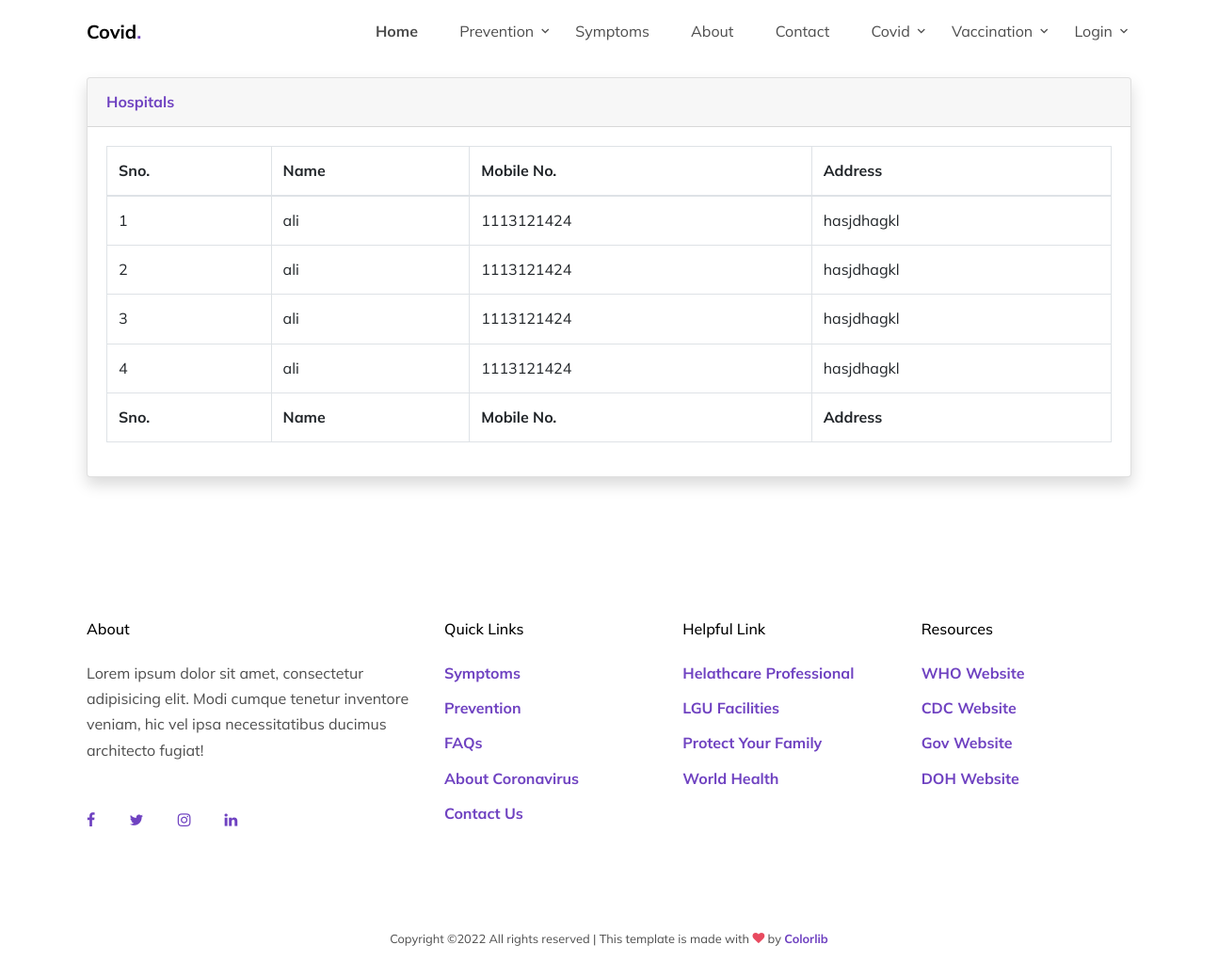
The page /hospital.php on the database as committed earlier.
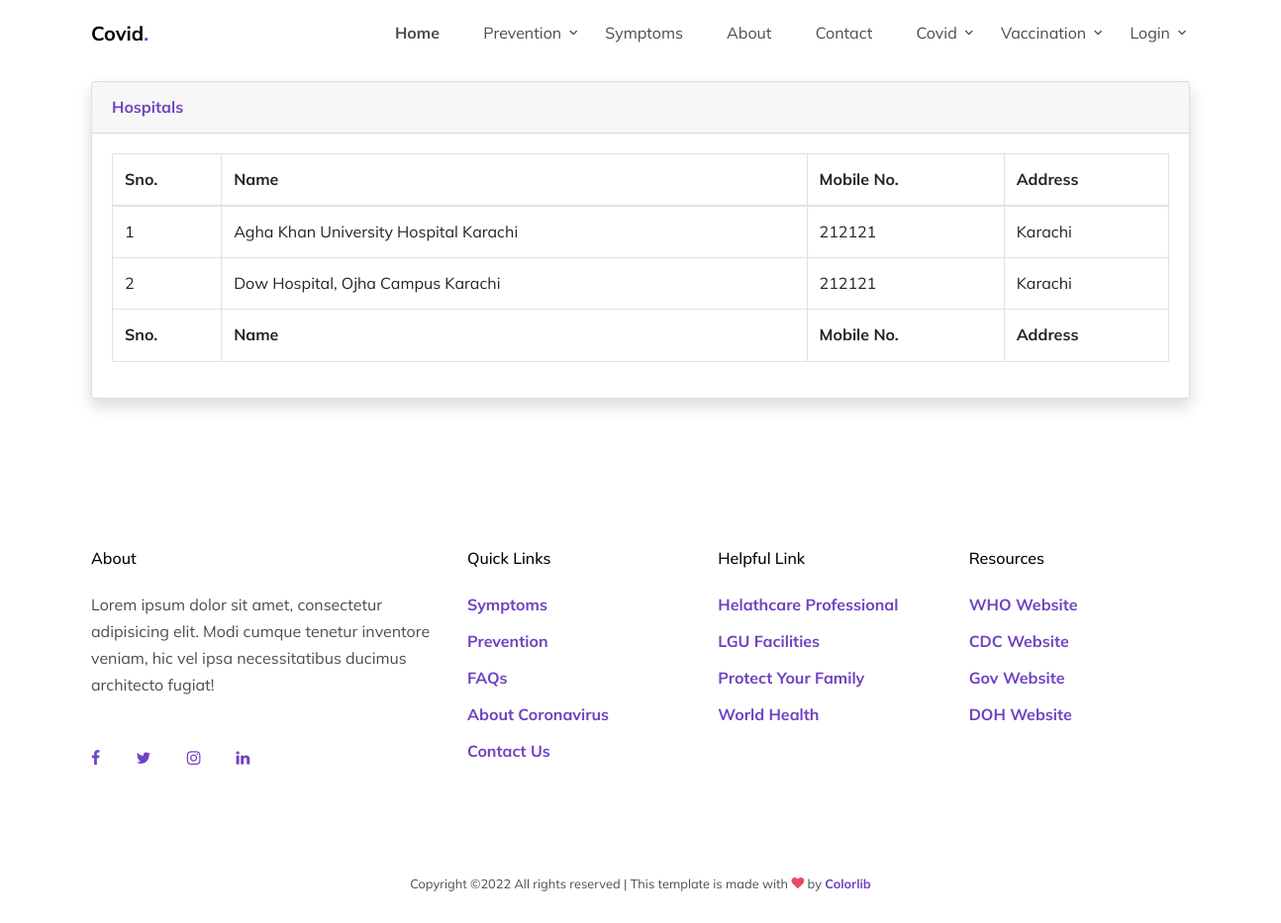
The same page on the database as committed later.
### tables this page shows
CREATE TABLE `hospital` (
  `hid` int(11) NOT NULL,
  `hname` varchar(100) NOT NULL,
  `hemail` varchar(20) NOT NULL,
  `hpassword` varchar(20) NOT NULL,
  `hphone` int(11) NOT NULL,
  `haddress` varchar(50) NOT NULL
);

### hospital.php (the view)
<?php include "header.php"; ?>
<br>
<br>
<br>
<div class="container">
    <div class="card shadow mb-4">
        <div class="card-header py-3">
            <h6 class="m-0 font-weight-bold text-primary">Hospitals</h6>
        </div>
        <div class="card-body">
            <div class="table-responsive">
                <table class="table table-bordered" id="dataTable" width="100%" cellspacing="0">
                    <thead>
                        <tr>
                            <th>Sno.</th>
                            <th>Name</th>
                            <th>Mobile No.</th>
                            <th>Address</th>
                        </tr>
                    </thead>
                    <tfoot>
                        <tr>
                            <th>Sno.</th>
                            <th>Name</th>
                            <th>Mobile No.</th>
                            <th>Address</th>
                        </tr>
                    </tfoot>
                    <tbody>
                        <?php
                        include "config.php";
                        $query = mysqli_query($conn, "SELECT * FROM `hospital`");
                        $cnt = 1;
                        while ($row = mysqli_fetch_array($query)) {
                        ?>
                            <tr>
                                <td>
                                    <?php echo $cnt++; ?>
                                </td>
                                <td>
                                    <?php echo $row['hname']; ?>
                                </td>
                                <td>
                                    <?php echo $row['hphone']; ?>
                                </td>
                                <td>
                                    <?php echo $row['haddress']; ?>
                                </td>
                            </tr>
                        <?php } ?>
                    </tbody>
                </table>
            </div>
        </div>
    </div>
</div>
<?php include "footer.php"; ?>

### header.php (shortened to what this page needs)
<!doctype html>
<html lang="en">
<head>
  <link rel="stylesheet" href="fonts/icomoon/style.css">
  <link rel="stylesheet" href="css/bootstrap.min.css">
  <link rel="stylesheet" href="css/jquery-ui.css">
  <link rel="stylesheet" href="css/owl.carousel.min.css">
  <link rel="stylesheet" href="css/owl.theme.default.min.css">
  <link rel="stylesheet" href="css/owl.theme.default.min.css">
  <link rel="stylesheet" href="css/jquery.fancybox.min.css">
  <link rel="stylesheet" href="css/bootstrap-datepicker.css">
  <link rel="stylesheet" href="fonts/flaticon/font/flaticon.css">
  <link rel="stylesheet" href="fonts/flaticon-covid/font/flaticon.css">
  <link rel="stylesheet" href="css/aos.css">
  <link rel="stylesheet" href="css/style.css">
</head>
<body data-spy="scroll" data-target=".site-navbar-target" data-offset="300">
  <div class="site-wrap">
    <header class="site-navbar light js-sticky-header site-navbar-target" role="banner">
      <div class="container">
        <div class="row align-items-center">
          <div class="col-6 col-xl-2">
            <div class="mb-0 site-logo"><a href="index.php" class="mb-0">Covid<span class="text-primary">.</span> </a>
            </div>
          </div>
          <div class="col-12 col-md-10 d-none d-xl-block">
            <nav class="site-navigation position-relative text-right" role="navigation">
              <ul class="site-menu main-menu js-clone-nav mr-auto d-none d-lg-block">
                <li class="active"><a href="index.php" class="nav-link">Home</a></li>
                <li class="has-children">
                  <a href="prevention.php" class="nav-link">Prevention</a>
                </li>
                <li><a href="symptoms.php" class="nav-link">Symptoms</a></li>
                <li><a href="about.php" class="nav-link">About</a></li>
                <li><a href="contact.php" class="nav-link">Contact</a></li>
                <li class="has-children">
                  <a href="" class="nav-link">Covid</a>
                </li>
                <li class="has-children">
                  <a href="" class="nav-link">Vaccination</a>
                </li>
                <?php
                if (!isset($_SESSION["id"])) {
                  echo
                    '<li class="has-children">
                  <a href="" class="nav-link">Login</a>
                  <ul class="dropdown">
                    <li><a href="login.php" class="nav-link">Login</a></li>
                    <li><a href="signup.php" class="nav-link">Signup</a></li>
                  </ul>
                </li>';
                }
                ?>
              </ul>
            </nav>
          </div>
        </div>
      </div>
    </header>

### footer.php (shortened to what this page needs)
<div class="site-footer">
      <div class="container">
        <div class="row">
          <div class="col-lg-4">
            <h2 class="footer-heading mb-4">About</h2>
            <p>Lorem ipsum dolor sit amet, consectetur adipisicing elit. Modi cumque tenetur inventore veniam, hic vel ipsa necessitatibus ducimus architecto fugiat!</p>
            <div class="my-5">
              <a href="#" class="pl-0 pr-3"><span class="icon-facebook"></span></a>
              <a href="#" class="pl-3 pr-3"><span class="icon-twitter"></span></a>
              <a href="#" class="pl-3 pr-3"><span class="icon-instagram"></span></a>
              <a href="#" class="pl-3 pr-3"><span class="icon-linkedin"></span></a>
            </div>
          </div>
          <div class="col-lg-8">
            <div class="row">
              <div class="col-lg-4">
                <h2 class="footer-heading mb-4">Quick Links</h2>
                <ul class="list-unstyled">
                  <li><a href="#">Symptoms</a></li>
                  <li><a href="#">Prevention</a></li>
                  <li><a href="#">FAQs</a></li>
                  <li><a href="#">About Coronavirus</a></li>
                  <li><a href="#">Contact Us</a></li>
                </ul>
              </div>
              <div class="col-lg-4">
                <h2 class="footer-heading mb-4">Helpful Link</h2>
                <ul class="list-unstyled">
                  <li><a href="#">Helathcare Professional</a></li>
                  <li><a href="#">LGU Facilities</a></li>
                  <li><a href="#">Protect Your Family</a></li>
                  <li><a href="#">World Health</a></li>
                </ul>
              </div>
              <div class="col-lg-4">
                <h2 class="footer-heading mb-4">Resources</h2>
                <ul class="list-unstyled">
                  <li><a href="#">WHO Website</a></li>
                  <li><a href="#">CDC Website</a></li>
                  <li><a href="#">Gov Website</a></li>
                  <li><a href="#">DOH Website</a></li>
                </ul>
              </div>
            </div>
          </div>
        </div>
        <div class="row text-center">
          <div class="col-md-12">
            <div class="border-top pt-5">
              <p class="copyright"><small>
                Copyright &copy;<script>document.write(new Date().getFullYear());</script> All rights reserved | This template is made with <i class="icon-heart text-danger" aria-hidden="true"></i> by <a href="https://colorlib.com" target="_blank" >Colorlib</a>
                </small></p>
              </div>
            </div>
          </div>
        </div>
      </div>
    </div>
</body>
</html>

### css/style.css (style rules this page uses)
html { overflow-x: hidden; }
body { line-height: 1.7; color: gray; font-weight: 400; font-size: 1rem; }
a { -webkit-transition: .3s all ease; -o-transition: .3s all ease; transition: .3s all ease; }
h1, h2, h3, h4, h5, .h1, .h2, .h3, .h4, .h5 { font-family: "Mulish", -apple-system, BlinkMacSystemFont, "Segoe UI", Roboto, "Helvetica Neue", Arial, "Noto Sans", sans-serif, "Apple Color Emoji", "Segoe UI Emoji", "Segoe UI Symbol", "Noto Color Emoji"; }
body:after { -webkit-transition: .3s all ease-in-out; -o-transition: .3s all ease-in-out; transition: .3s all ease-in-out; }
.site-footer { padding: 4em 0; }
@media (min-width: 768px) { .site-footer { padding: 8em 0; } }
.site-footer .border-top { border-top: 1px solid rgba(255, 255, 255, 0.1) !important; }
.site-footer p { color: rgba(0, 0, 0, 0.7); }
.site-footer h2, .site-footer h3, .site-footer h4, .site-footer h5 { color: #000; }
.site-footer a { font-weight: 700; }
.site-footer ul li { margin-bottom: 10px; }
.site-footer .footer-heading { font-size: 16px; color: #000; }
.site-logo { font-size: 20px; font-weight: bold; }
.site-navbar { margin-bottom: 0px; z-index: 1999; position: absolute; top: 0; width: 100%; }
.site-navbar .site-logo { position: relative; left: 0; }
.site-navbar .site-navigation .site-menu { margin-bottom: 0; }
.site-navbar .site-navigation .site-menu .active { color: #6f42c1; display: inline-block; }
.site-navbar .site-navigation .site-menu a { text-decoration: none !important; display: inline-block; }
.site-navbar .site-navigation .site-menu > li { display: inline-block; }
.site-navbar .site-navigation .site-menu > li.active > a { font-weight: 700; }
.site-navbar .site-navigation .site-menu > li > a { padding: 20px 20px; color: #000; display: inline-block; text-decoration: none !important; }
.site-navbar .site-navigation .site-menu .has-children { position: relative; }
.site-navbar .site-navigation .site-menu .has-children > a { position: relative; padding-right: 20px; }
.site-navbar .site-navigation .site-menu .has-children > a:before { position: absolute; content: "\e313"; font-size: 16px; top: 50%; right: 0; -webkit-transform: translateY(-50%); -ms-transform: translateY(-50%); transform: translateY(-50%); font-family: 'icomoon'; }
.site-mobile-menu .site-nav-wrap { padding: 0; margin: 0; list-style: none; position: relative; }
.site-mobile-menu .site-nav-wrap a { padding: 10px 20px; display: block; position: relative; color: #212529; }
.site-mobile-menu .site-nav-wrap li { position: relative; display: block; }
.site-mobile-menu .site-nav-wrap > li { display: block; position: relative; float: left; width: 100%; }
.site-mobile-menu .site-nav-wrap > li > a { padding-left: 20px; font-size: 20px; }
.sticky-wrapper .site-navbar { -webkit-transition: .3s all ease; -o-transition: .3s all ease; transition: .3s all ease; }
.sticky-wrapper .site-navbar .site-logo a { color: #000; }
.sticky-wrapper .site-navbar .site-menu > li > a { color: rgba(0, 0, 0, 0.7) !important; }

Rows that differ between the two databases and show on the page:
removed hospital: hname "ali", hphone "1113121424", haddress "hasjdhagkl"
removed hospital: hname "ali", hphone "1113121424", haddress "hasjdhagkl"
removed hospital: hname "ali", hphone "1113121424", haddress "hasjdhagkl"
removed hospital: hname "ali", hphone "1113121424", haddress "hasjdhagkl"
added hospital: hname "Agha Khan University Hospital Karachi", hphone "212121", haddress "Karachi"
added hospital: hname "Dow Hospital, Ojha Campus Karachi", hphone "212121", haddress "Karachi"
